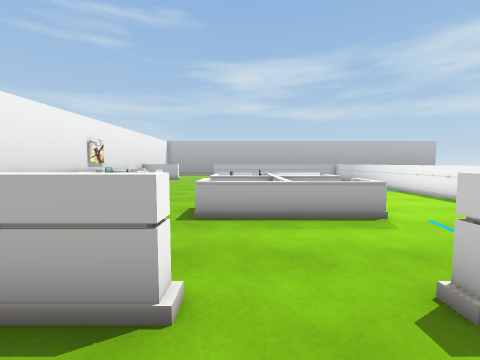
view 1 (above)

19 first-person views from a walk through a scene from a Unity 3-D project. The camera is 1.5 m above the floor, tilts 4° down and sees 90° across. The floor is counted in squares, 1 m on a side. Each view is taken from the middle of a square. On the plan, view 1 faces up. The plan holds only what a view shows up to about 13 squares ahead; the rest is blank. The place goes on beyond the plan. Some animated figures are left out.

view 2
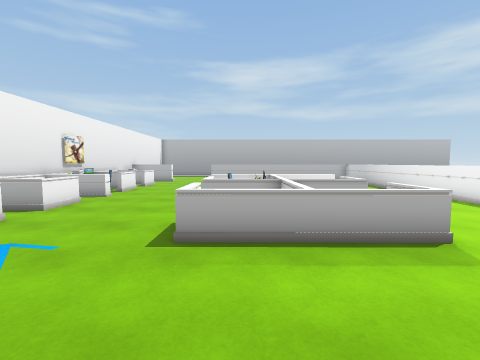

view 3
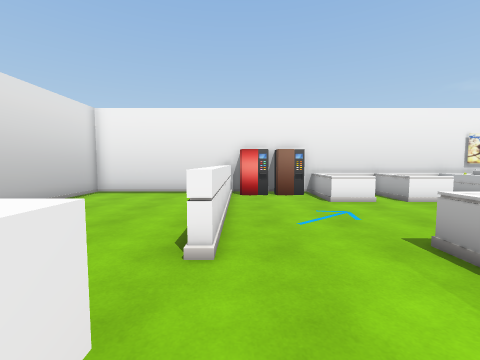

view 4
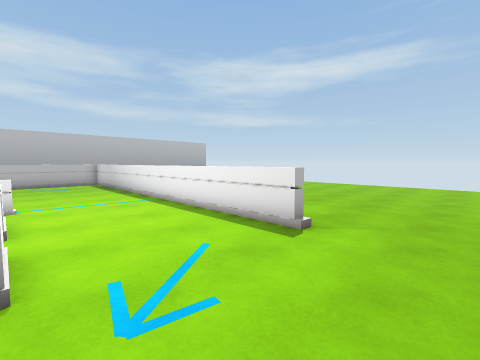

view 5
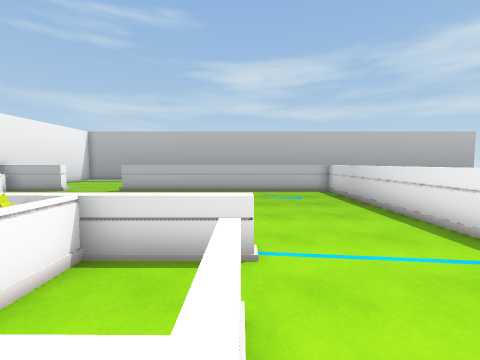

view 6
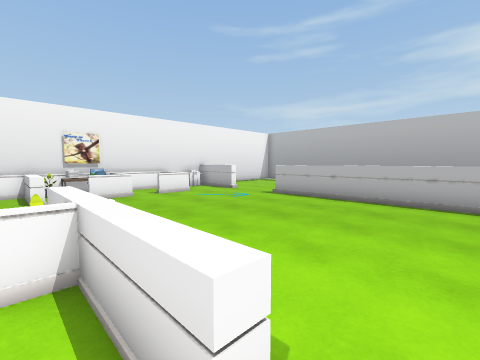

view 7
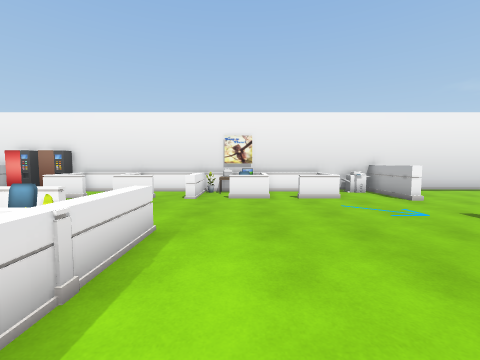

view 8
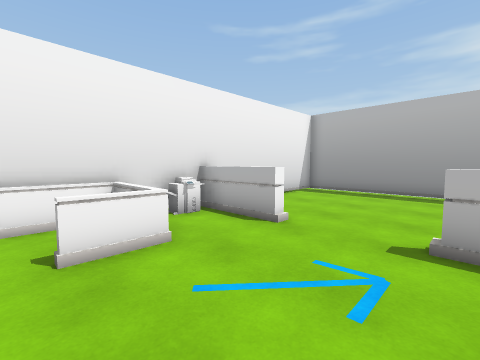

view 9
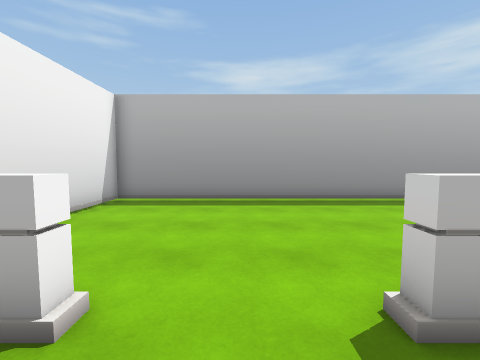

view 10
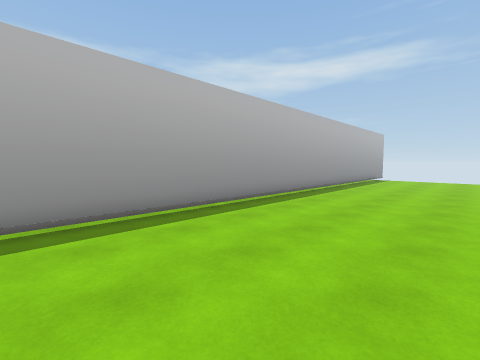

view 11
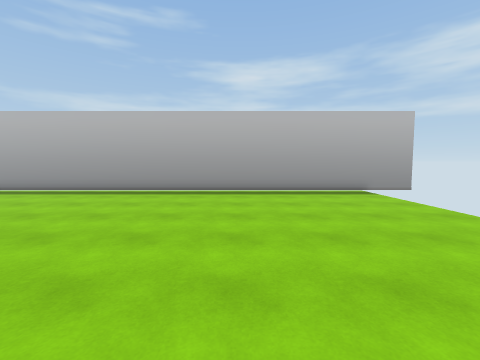

view 12
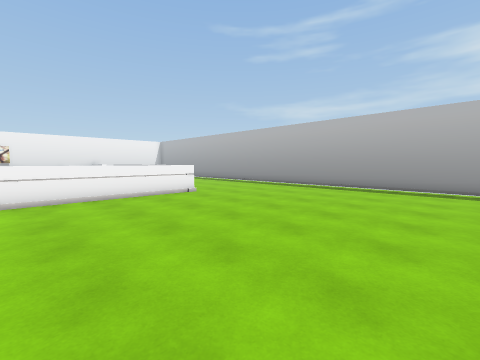

view 13
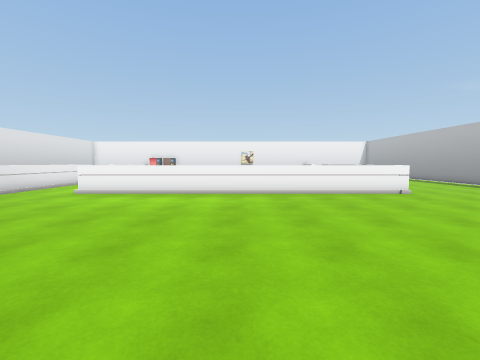

view 14
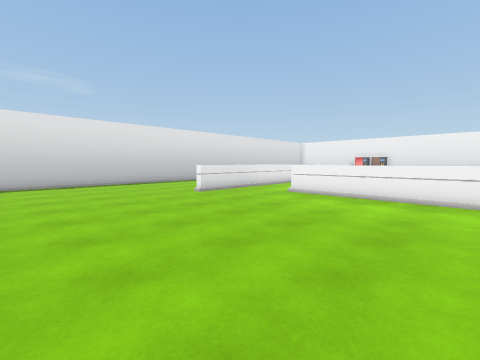

view 15
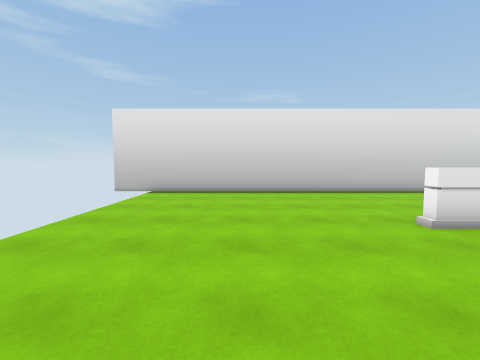

view 16
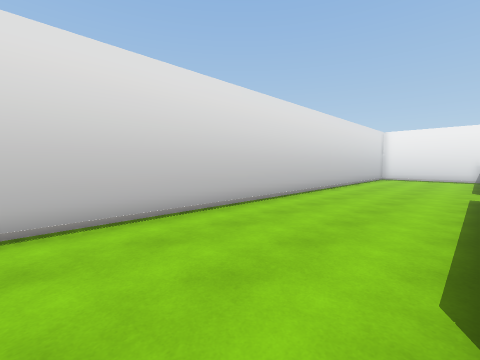

view 17
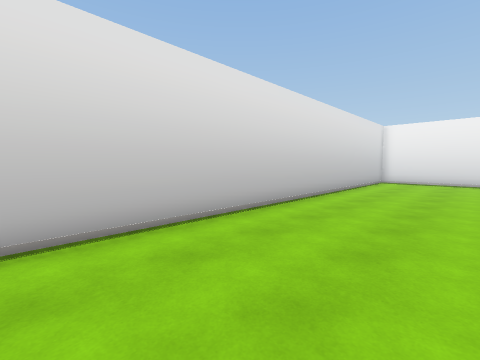

view 18
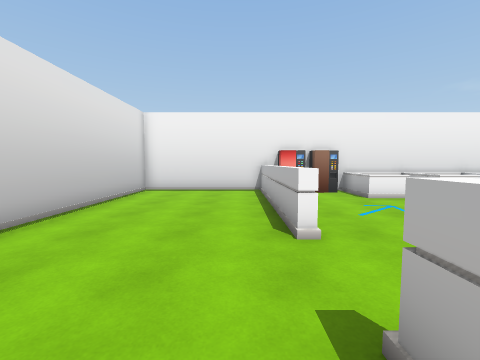

view 19
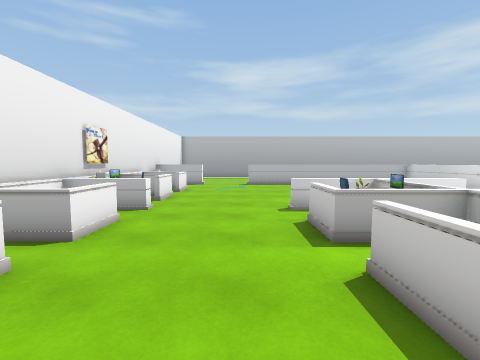

### Floor plan
Key: @ floor where view 1 was taken; # wall or solid block; . floor; = window, fence, low wall or low ledge; O other object.
Columns run from 9 left of view 1 to 22 right of it. Each row starts with its distance up from view 1.
 30 ################################
 29 #..............................
 28 #..............................
 27 #..............................
 26 #..............................
 25 #..............................
 24 #..............................
 23 #..............................
 22 ##==...============...........
 21 #O................=...........
 20 #.................=...........
 19 #OOO..............=...........
 18 #..O..............=...........
 17 #.................=...........
 16 OOOO..............=..........
 15 #OOO..............=...........
 14 #O................=.......... .
 13 ##==....==##==....=...........
 12 #.........O.......=..........
 11 #..O....OOOO.O....=...........
 10 #OOO....OOOOOO....=...........
  9 #........ O  .....=...........
  8 #..O....O O  O....=...........
  7 #OOO....OOOOOO....=...........
  6 ##............................
  5 ##............................
  4 ##.............................
  3 ##............ ................
  2 #=======#...==========.........
  1 #..............................
  0 #........@.....................
 -1 #..............................
 -2 #..............................
 -3 #..............................
 -4 ################################

Where each view was taken, in squares from view 1:
view 1: 0 up, 0 right, facing up
view 2: 2 up, 0 right, facing up
view 3: 3 up, 3 right, facing left
view 4: 3 up, 4 right, facing up-right
view 5: 9 up, 4 right, facing up
view 6: 12 up, 5 right, facing up-left
view 7: 15 up, 4 right, facing left
view 8: 17 up, 2 left, facing up-left
view 9: 20 up, 4 left, facing up
view 10: 23 up, 2 left, facing up-right
view 11: 17 up, 15 right, facing up
view 12: 15 up, 20 right, facing up-left
view 13: 14 up, 21 right, facing left
view 14: 13 up, 20 right, facing down-left
view 15: 8 up, 17 right, facing down
view 16: 2 up, 15 right, facing down-left
view 17: 1 up, 11 right, facing down-left
view 18: 1 up, 4 right, facing left
view 19: 5 up, 3 left, facing up
